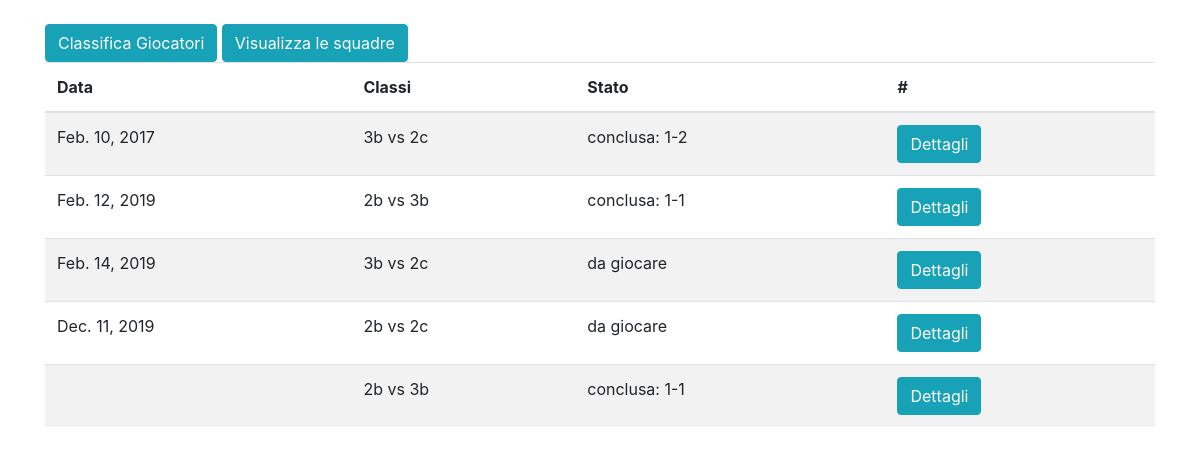
Page /calcetto on the earlier database version.
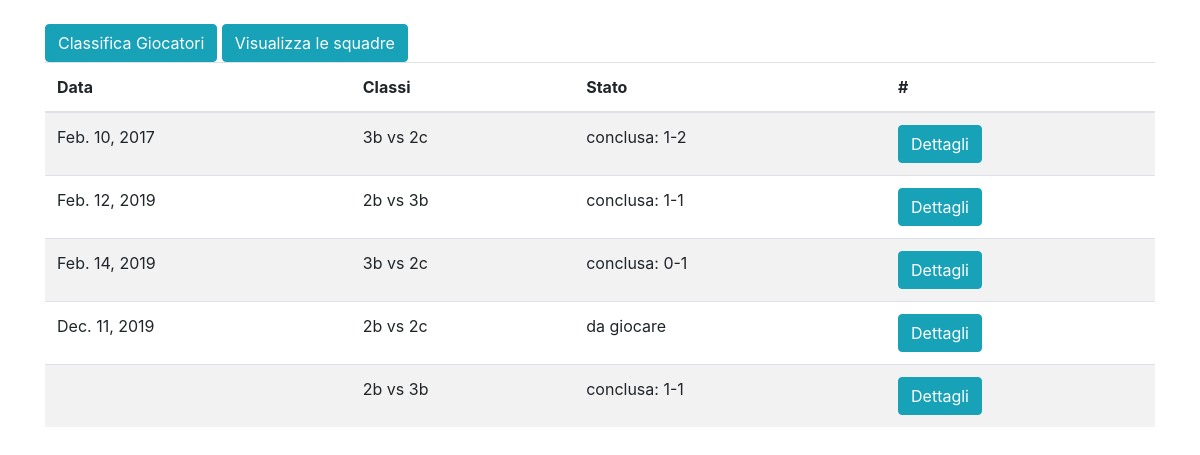
Same page on the later database version.
### calcetto/models.py (models this page shows, shortened)
class Partita(models.Model):
    data = models.DateTimeField('data', blank=True, null=True)
    squadra_1 = models.ForeignKey(Squadra, on_delete=models.CASCADE, related_name="squadra_1")
    squadra_2 = models.ForeignKey(Squadra, on_delete=models.CASCADE, related_name="squadra_2")
    goals = models.ManyToManyField(Goal)
    result = models.CharField(default="0-0", blank=True, null=True, max_length=10)
    finita = models.BooleanField(default=False)
    email_sent = models.BooleanField(default=False)

class Squadra(models.Model):
    classe = models.CharField(max_length=30)
    calciatori = models.ManyToManyField(Studente)
    score = models.IntegerField(default=0)
    eliminata = models.BooleanField(default=False)
    contatto = models.EmailField(null=True, blank=True)

### calcetto/views.py (the view)
# urls.py: path('calcetto', views.ListPartite.as_view()),
class ListPartite(ListView):
    queryset = Partita.objects.order_by('data')
    paginate_by = 20
    def get_context_data(self, **kwargs):
        data = super().get_context_data(**kwargs)
        data['is_staff'] = self.request.user.is_staff
        return data

### calcetto/templates/calcetto/partita_list.html (shortened to what this page needs)
{% extends 'base.html' %}
{% block content %}
<div class="container">
<br><a href="/calcetto/classifica"><button class="btn btn-info">Classifica Giocatori</button></a> <a href="/calcetto/squadre"><button class="btn btn-info">Visualizza le squadre</button></a>
<br>
<table class="table table-striped">
  <thead>
    <tr>
      <th>Data</th>
      <th>Classi</th>
      <th>Stato</th>
      <th>#</th>
    </tr>
  </thead>
{% for partita in object_list %}
    <tr>
      <td>{{ partita.data|date }}</td>
      <td> {{ partita.squadra_1.classe }} vs {{ partita.squadra_2.classe }}</td>
      <td> {% if partita.finita %}conclusa: <span>{{ partita.result }}</span>{% else %}da giocare{% endif %}</td>
      <td><a href="/calcetto/dettagli/{{partita.id}}"><button class="btn btn-info">Dettagli</button></a>
    </tr>
{% empty %}
    <li>Non è ancora presente nessuna partita</li>
{% endfor %}
</table>
</div>
{% endblock %}

Differences in the rows shown:
changed Partita "Feb. 14, 2019": result (not shown) → "0-1"; finita "da giocare" → "conclusa:"
